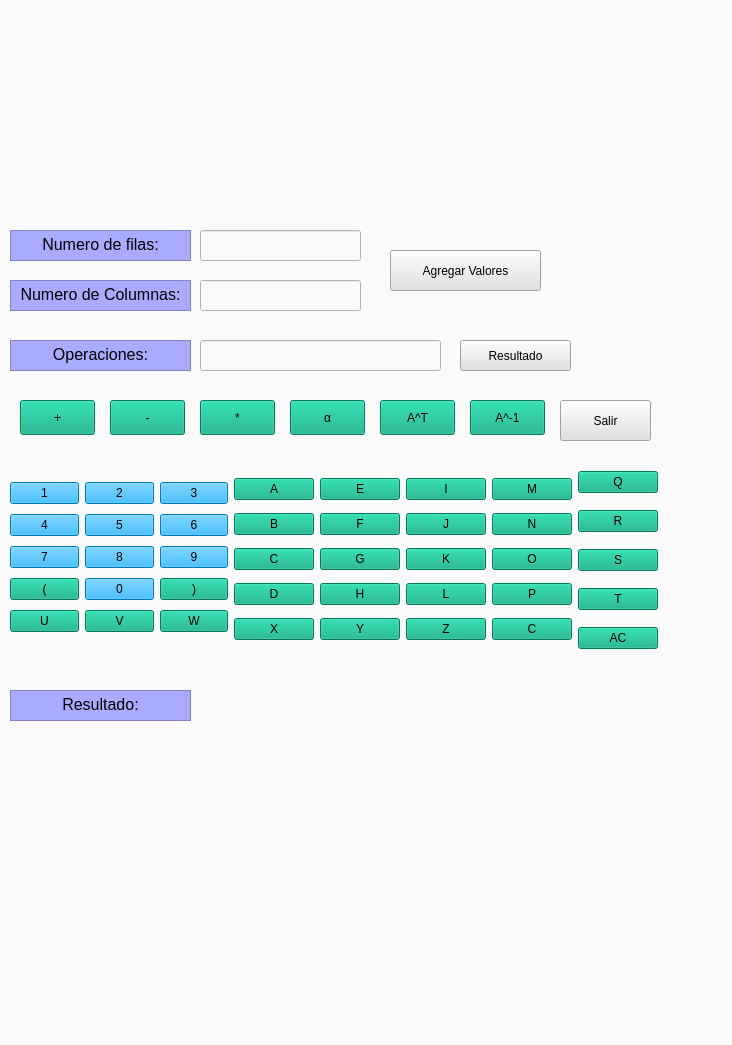
<?xml version="1.0" encoding="UTF-8"?>
<ui version="4.0">
 <class>Form</class>
 <widget class="QWidget" name="Form">
  <property name="geometry">
   <rect>
    <x>0</x>
    <y>0</y>
    <width>732</width>
    <height>1045</height>
   </rect>
  </property>
  <property name="windowTitle">
   <string>Calculadora de Matrices</string>
  </property>
  <property name="styleSheet">
   <string notr="true">background-color: rgb(250, 250, 250);
</string>
  </property>
  <widget class="QTextEdit" name="numerodefilas">
   <property name="geometry">
    <rect>
     <x>10</x>
     <y>230</y>
     <width>181</width>
     <height>31</height>
    </rect>
   </property>
   <property name="styleSheet">
    <string notr="true">font: 12pt &quot;Arial&quot;;
background-color: rgb(170, 170, 255);</string>
   </property>
   <property name="html">
    <string>&lt;!DOCTYPE HTML PUBLIC &quot;-//W3C//DTD HTML 4.0//EN&quot; &quot;http://www.w3.org/TR/REC-html40/strict.dtd&quot;&gt;
&lt;html&gt;&lt;head&gt;&lt;meta name=&quot;qrichtext&quot; content=&quot;1&quot; /&gt;&lt;style type=&quot;text/css&quot;&gt;
p, li { white-space: pre-wrap; }
&lt;/style&gt;&lt;/head&gt;&lt;body style=&quot; font-family:'Arial'; font-size:12pt; font-weight:400; font-style:normal;&quot;&gt;
&lt;p align=&quot;center&quot; style=&quot; margin-top:0px; margin-bottom:0px; margin-left:0px; margin-right:0px; -qt-block-indent:0; text-indent:0px;&quot;&gt;Numero de filas:&lt;/p&gt;&lt;/body&gt;&lt;/html&gt;</string>
   </property>
  </widget>
  <widget class="QLineEdit" name="numerdefilasedit">
   <property name="geometry">
    <rect>
     <x>200</x>
     <y>230</y>
     <width>161</width>
     <height>31</height>
    </rect>
   </property>
  </widget>
  <widget class="QTextEdit" name="numcolumnas">
   <property name="geometry">
    <rect>
     <x>10</x>
     <y>280</y>
     <width>181</width>
     <height>31</height>
    </rect>
   </property>
   <property name="styleSheet">
    <string notr="true">font: 12pt &quot;Arial&quot;;
background-color: rgb(170, 170, 255);</string>
   </property>
   <property name="html">
    <string>&lt;!DOCTYPE HTML PUBLIC &quot;-//W3C//DTD HTML 4.0//EN&quot; &quot;http://www.w3.org/TR/REC-html40/strict.dtd&quot;&gt;
&lt;html&gt;&lt;head&gt;&lt;meta name=&quot;qrichtext&quot; content=&quot;1&quot; /&gt;&lt;style type=&quot;text/css&quot;&gt;
p, li { white-space: pre-wrap; }
&lt;/style&gt;&lt;/head&gt;&lt;body style=&quot; font-family:'Arial'; font-size:12pt; font-weight:400; font-style:normal;&quot;&gt;
&lt;p align=&quot;center&quot; style=&quot; margin-top:0px; margin-bottom:0px; margin-left:0px; margin-right:0px; -qt-block-indent:0; text-indent:0px;&quot;&gt;Numero de Columnas:&lt;/p&gt;&lt;/body&gt;&lt;/html&gt;</string>
   </property>
  </widget>
  <widget class="QLineEdit" name="columnasedit">
   <property name="geometry">
    <rect>
     <x>200</x>
     <y>280</y>
     <width>161</width>
     <height>31</height>
    </rect>
   </property>
  </widget>
  <widget class="QPushButton" name="botonagregarvalores">
   <property name="geometry">
    <rect>
     <x>390</x>
     <y>250</y>
     <width>151</width>
     <height>41</height>
    </rect>
   </property>
   <property name="styleSheet">
    <string notr="true">background-color: rgb(225, 225, 225);
font: 87 12pt &quot;Arial Black&quot;;</string>
   </property>
   <property name="text">
    <string>Agregar Valores</string>
   </property>
  </widget>
  <widget class="QTextEdit" name="Operaciones">
   <property name="geometry">
    <rect>
     <x>10</x>
     <y>340</y>
     <width>181</width>
     <height>31</height>
    </rect>
   </property>
   <property name="styleSheet">
    <string notr="true">font: 12pt &quot;Arial&quot;;
background-color: rgb(170, 170, 255);</string>
   </property>
   <property name="html">
    <string>&lt;!DOCTYPE HTML PUBLIC &quot;-//W3C//DTD HTML 4.0//EN&quot; &quot;http://www.w3.org/TR/REC-html40/strict.dtd&quot;&gt;
&lt;html&gt;&lt;head&gt;&lt;meta name=&quot;qrichtext&quot; content=&quot;1&quot; /&gt;&lt;style type=&quot;text/css&quot;&gt;
p, li { white-space: pre-wrap; }
&lt;/style&gt;&lt;/head&gt;&lt;body style=&quot; font-family:'Arial'; font-size:12pt; font-weight:400; font-style:normal;&quot;&gt;
&lt;p align=&quot;center&quot; style=&quot; margin-top:0px; margin-bottom:0px; margin-left:0px; margin-right:0px; -qt-block-indent:0; text-indent:0px;&quot;&gt;Operaciones:&lt;/p&gt;&lt;/body&gt;&lt;/html&gt;</string>
   </property>
  </widget>
  <widget class="QLineEdit" name="Operacionesedit">
   <property name="geometry">
    <rect>
     <x>200</x>
     <y>340</y>
     <width>241</width>
     <height>31</height>
    </rect>
   </property>
   <property name="text">
    <string> </string>
   </property>
  </widget>
  <widget class="QPushButton" name="botonresultado">
   <property name="geometry">
    <rect>
     <x>460</x>
     <y>340</y>
     <width>111</width>
     <height>31</height>
    </rect>
   </property>
   <property name="styleSheet">
    <string notr="true">background-color: rgb(225, 225, 225);
font: 87 12pt &quot;Arial Black&quot;;</string>
   </property>
   <property name="text">
    <string>Resultado</string>
   </property>
  </widget>
  <widget class="QPushButton" name="botonsuma">
   <property name="geometry">
    <rect>
     <x>20</x>
     <y>400</y>
     <width>75</width>
     <height>35</height>
    </rect>
   </property>
   <property name="styleSheet">
    <string notr="true">background-color: rgb(0, 170, 127);
font: 87 14pt &quot;Arial Black&quot;;</string>
   </property>
   <property name="text">
    <string>+</string>
   </property>
   <property name="shortcut">
    <string>Esc</string>
   </property>
  </widget>
  <widget class="QPushButton" name="botonresta">
   <property name="geometry">
    <rect>
     <x>110</x>
     <y>400</y>
     <width>75</width>
     <height>35</height>
    </rect>
   </property>
   <property name="styleSheet">
    <string notr="true">background-color: rgb(0, 170, 127);
font: 87 14pt &quot;Arial Black&quot;;</string>
   </property>
   <property name="text">
    <string>-</string>
   </property>
   <property name="shortcut">
    <string>Esc</string>
   </property>
  </widget>
  <widget class="QPushButton" name="botonmultiplicar">
   <property name="geometry">
    <rect>
     <x>200</x>
     <y>400</y>
     <width>75</width>
     <height>35</height>
    </rect>
   </property>
   <property name="styleSheet">
    <string notr="true">background-color: rgb(0, 170, 127);
font: 87 14pt &quot;Arial Black&quot;;</string>
   </property>
   <property name="text">
    <string>*</string>
   </property>
   <property name="shortcut">
    <string>Esc</string>
   </property>
  </widget>
  <widget class="QPushButton" name="botonalfa">
   <property name="geometry">
    <rect>
     <x>290</x>
     <y>400</y>
     <width>75</width>
     <height>35</height>
    </rect>
   </property>
   <property name="styleSheet">
    <string notr="true">background-color: rgb(0, 170, 127);
font: 87 14pt &quot;Arial Black&quot;;</string>
   </property>
   <property name="text">
    <string>α</string>
   </property>
   <property name="shortcut">
    <string>Esc</string>
   </property>
  </widget>
  <widget class="QPushButton" name="botonTranspuesta">
   <property name="geometry">
    <rect>
     <x>380</x>
     <y>400</y>
     <width>75</width>
     <height>35</height>
    </rect>
   </property>
   <property name="styleSheet">
    <string notr="true">background-color: rgb(0, 170, 127);
font: 87 14pt &quot;Arial Black&quot;;</string>
   </property>
   <property name="text">
    <string>A^T</string>
   </property>
   <property name="shortcut">
    <string>Esc</string>
   </property>
  </widget>
  <widget class="QPushButton" name="botoninversa">
   <property name="geometry">
    <rect>
     <x>470</x>
     <y>400</y>
     <width>75</width>
     <height>35</height>
    </rect>
   </property>
   <property name="styleSheet">
    <string notr="true">background-color: rgb(0, 170, 127);
font: 87 14pt &quot;Arial Black&quot;;</string>
   </property>
   <property name="text">
    <string>A^-1</string>
   </property>
   <property name="shortcut">
    <string>Esc</string>
   </property>
  </widget>
  <widget class="QTextEdit" name="Resultado">
   <property name="geometry">
    <rect>
     <x>10</x>
     <y>690</y>
     <width>181</width>
     <height>31</height>
    </rect>
   </property>
   <property name="styleSheet">
    <string notr="true">font: 12pt &quot;Arial&quot;;
background-color: rgb(170, 170, 255);</string>
   </property>
   <property name="html">
    <string>&lt;!DOCTYPE HTML PUBLIC &quot;-//W3C//DTD HTML 4.0//EN&quot; &quot;http://www.w3.org/TR/REC-html40/strict.dtd&quot;&gt;
&lt;html&gt;&lt;head&gt;&lt;meta name=&quot;qrichtext&quot; content=&quot;1&quot; /&gt;&lt;style type=&quot;text/css&quot;&gt;
p, li { white-space: pre-wrap; }
&lt;/style&gt;&lt;/head&gt;&lt;body style=&quot; font-family:'Arial'; font-size:12pt; font-weight:400; font-style:normal;&quot;&gt;
&lt;p align=&quot;center&quot; style=&quot; margin-top:0px; margin-bottom:0px; margin-left:0px; margin-right:0px; -qt-block-indent:0; text-indent:0px;&quot;&gt;Resultado:&lt;/p&gt;&lt;/body&gt;&lt;/html&gt;</string>
   </property>
  </widget>
  <widget class="QLabel" name="labelresultado">
   <property name="geometry">
    <rect>
     <x>200</x>
     <y>690</y>
     <width>331</width>
     <height>121</height>
    </rect>
   </property>
   <property name="text">
    <string/>
   </property>
  </widget>
  <widget class="QPushButton" name="pushButton_11">
   <property name="geometry">
    <rect>
     <x>560</x>
     <y>400</y>
     <width>91</width>
     <height>41</height>
    </rect>
   </property>
   <property name="styleSheet">
    <string notr="true">background-color: rgb(225, 225, 225);
font: 87 12pt &quot;Arial Black&quot;;</string>
   </property>
   <property name="text">
    <string>Salir</string>
   </property>
  </widget>
  <widget class="QWidget" name="">
   <property name="geometry">
    <rect>
     <x>10</x>
     <y>460</y>
     <width>648</width>
     <height>205</height>
    </rect>
   </property>
   <layout class="QGridLayout" name="gridLayout_3">
    <item row="0" column="0" rowspan="5">
     <layout class="QGridLayout" name="gridLayout_2">
      <item row="2" column="1">
       <widget class="QPushButton" name="botonC">
        <property name="styleSheet">
         <string notr="true">background-color: rgb(0, 170, 127);
font: 87 14pt &quot;Arial Black&quot;;</string>
        </property>
        <property name="text">
         <string>C</string>
        </property>
        <property name="shortcut">
         <string>*</string>
        </property>
       </widget>
      </item>
      <item row="3" column="4">
       <widget class="QPushButton" name="botonP">
        <property name="styleSheet">
         <string notr="true">font: 87 14pt &quot;Arial Black&quot;;
background-color: rgb(0, 170, 127);</string>
        </property>
        <property name="text">
         <string>P</string>
        </property>
        <property name="shortcut">
         <string>+</string>
        </property>
       </widget>
      </item>
      <item row="0" column="1">
       <widget class="QPushButton" name="botonA">
        <property name="styleSheet">
         <string notr="true">font: 87 14pt &quot;Arial Black&quot;;
background-color: rgb(0, 170, 127);</string>
        </property>
        <property name="text">
         <string>A</string>
        </property>
        <property name="shortcut">
         <string>+</string>
        </property>
       </widget>
      </item>
      <item row="2" column="2">
       <widget class="QPushButton" name="botonG">
        <property name="styleSheet">
         <string notr="true">font: 87 14pt &quot;Arial Black&quot;;
background-color: rgb(0, 170, 127);</string>
        </property>
        <property name="text">
         <string>G</string>
        </property>
        <property name="shortcut">
         <string>+</string>
        </property>
       </widget>
      </item>
      <item row="1" column="2">
       <widget class="QPushButton" name="botonF">
        <property name="styleSheet">
         <string notr="true">font: 87 14pt &quot;Arial Black&quot;;
background-color: rgb(0, 170, 127);</string>
        </property>
        <property name="text">
         <string>F</string>
        </property>
        <property name="shortcut">
         <string>+</string>
        </property>
       </widget>
      </item>
      <item row="2" column="3">
       <widget class="QPushButton" name="botonK">
        <property name="styleSheet">
         <string notr="true">font: 87 14pt &quot;Arial Black&quot;;
background-color: rgb(0, 170, 127);</string>
        </property>
        <property name="text">
         <string>K</string>
        </property>
        <property name="shortcut">
         <string>+</string>
        </property>
       </widget>
      </item>
      <item row="0" column="0" rowspan="5">
       <layout class="QGridLayout" name="gridLayout">
        <item row="1" column="0">
         <widget class="QPushButton" name="botonCuatro">
          <property name="styleSheet">
           <string notr="true">background-color: rgb(0, 170, 255);
font: 87 14pt &quot;Arial Black&quot;;</string>
          </property>
          <property name="text">
           <string>4</string>
          </property>
          <property name="shortcut">
           <string>4</string>
          </property>
         </widget>
        </item>
        <item row="1" column="2">
         <widget class="QPushButton" name="botonSeis">
          <property name="styleSheet">
           <string notr="true">background-color: rgb(0, 170, 255);
font: 87 14pt &quot;Arial Black&quot;;</string>
          </property>
          <property name="text">
           <string>6</string>
          </property>
          <property name="shortcut">
           <string>6</string>
          </property>
         </widget>
        </item>
        <item row="3" column="2">
         <widget class="QPushButton" name="botonCerrado">
          <property name="styleSheet">
           <string notr="true">background-color: rgb(0, 170, 127);
font: 87 14pt &quot;Arial Black&quot;;</string>
          </property>
          <property name="text">
           <string>)</string>
          </property>
          <property name="shortcut">
           <string>)</string>
          </property>
         </widget>
        </item>
        <item row="0" column="0">
         <widget class="QPushButton" name="botonUno">
          <property name="styleSheet">
           <string notr="true">background-color: rgb(0, 170, 255);
font: 87 14pt &quot;Arial Black&quot;;</string>
          </property>
          <property name="text">
           <string>1</string>
          </property>
          <property name="shortcut">
           <string>1</string>
          </property>
         </widget>
        </item>
        <item row="0" column="2">
         <widget class="QPushButton" name="botonTres">
          <property name="styleSheet">
           <string notr="true">background-color: rgb(0, 170, 255);
font: 87 14pt &quot;Arial Black&quot;;</string>
          </property>
          <property name="text">
           <string>3</string>
          </property>
          <property name="shortcut">
           <string>3</string>
          </property>
         </widget>
        </item>
        <item row="2" column="2">
         <widget class="QPushButton" name="botonNueve">
          <property name="styleSheet">
           <string notr="true">background-color: rgb(0, 170, 255);
font: 87 14pt &quot;Arial Black&quot;;</string>
          </property>
          <property name="text">
           <string>9</string>
          </property>
          <property name="shortcut">
           <string>9</string>
          </property>
         </widget>
        </item>
        <item row="3" column="1">
         <widget class="QPushButton" name="botonCero">
          <property name="styleSheet">
           <string notr="true">background-color: rgb(0, 170, 255);
font: 87 14pt &quot;Arial Black&quot;;</string>
          </property>
          <property name="text">
           <string>0</string>
          </property>
          <property name="shortcut">
           <string>0</string>
          </property>
         </widget>
        </item>
        <item row="0" column="1">
         <widget class="QPushButton" name="botonDos">
          <property name="styleSheet">
           <string notr="true">background-color: rgb(0, 170, 255);
font: 87 14pt &quot;Arial Black&quot;;</string>
          </property>
          <property name="text">
           <string>2</string>
          </property>
          <property name="shortcut">
           <string>2</string>
          </property>
         </widget>
        </item>
        <item row="2" column="0">
         <widget class="QPushButton" name="botonSiete">
          <property name="styleSheet">
           <string notr="true">background-color: rgb(0, 170, 255);
font: 87 14pt &quot;Arial Black&quot;;</string>
          </property>
          <property name="text">
           <string>7</string>
          </property>
          <property name="shortcut">
           <string>7</string>
          </property>
         </widget>
        </item>
        <item row="1" column="1">
         <widget class="QPushButton" name="botonCinco">
          <property name="styleSheet">
           <string notr="true">background-color: rgb(0, 170, 255);
font: 87 14pt &quot;Arial Black&quot;;</string>
          </property>
          <property name="text">
           <string>5</string>
          </property>
          <property name="shortcut">
           <string>5</string>
          </property>
         </widget>
        </item>
        <item row="2" column="1">
         <widget class="QPushButton" name="botonOcho">
          <property name="styleSheet">
           <string notr="true">background-color: rgb(0, 170, 255);
font: 87 14pt &quot;Arial Black&quot;;</string>
          </property>
          <property name="text">
           <string>8</string>
          </property>
          <property name="shortcut">
           <string>8</string>
          </property>
         </widget>
        </item>
        <item row="3" column="0">
         <widget class="QPushButton" name="botonCabierto">
          <property name="styleSheet">
           <string notr="true">font: 87 14pt &quot;Arial Black&quot;;
background-color: rgb(0, 170, 127);</string>
          </property>
          <property name="text">
           <string>(</string>
          </property>
          <property name="shortcut">
           <string>(</string>
          </property>
         </widget>
        </item>
        <item row="4" column="2">
         <widget class="QPushButton" name="botonW">
          <property name="styleSheet">
           <string notr="true">font: 87 14pt &quot;Arial Black&quot;;
background-color: rgb(0, 170, 127);</string>
          </property>
          <property name="text">
           <string>W</string>
          </property>
          <property name="shortcut">
           <string>(</string>
          </property>
         </widget>
        </item>
        <item row="4" column="1">
         <widget class="QPushButton" name="botonV">
          <property name="styleSheet">
           <string notr="true">background-color: rgb(0, 170, 127);
font: 87 14pt &quot;Arial Black&quot;;</string>
          </property>
          <property name="text">
           <string>V</string>
          </property>
          <property name="shortcut">
           <string>.</string>
          </property>
         </widget>
        </item>
        <item row="4" column="0">
         <widget class="QPushButton" name="botonU">
          <property name="styleSheet">
           <string notr="true">font: 87 14pt &quot;Arial Black&quot;;
background-color: rgb(0, 170, 127);</string>
          </property>
          <property name="text">
           <string>U</string>
          </property>
          <property name="shortcut">
           <string>(</string>
          </property>
         </widget>
        </item>
       </layout>
      </item>
      <item row="3" column="3">
       <widget class="QPushButton" name="botonL">
        <property name="styleSheet">
         <string notr="true">font: 87 14pt &quot;Arial Black&quot;;
background-color: rgb(0, 170, 127);</string>
        </property>
        <property name="text">
         <string>L</string>
        </property>
        <property name="shortcut">
         <string>+</string>
        </property>
       </widget>
      </item>
      <item row="0" column="3">
       <widget class="QPushButton" name="botonI">
        <property name="styleSheet">
         <string notr="true">font: 87 14pt &quot;Arial Black&quot;;
background-color: rgb(0, 170, 127);</string>
        </property>
        <property name="text">
         <string>I</string>
        </property>
        <property name="shortcut">
         <string>+</string>
        </property>
       </widget>
      </item>
      <item row="1" column="4">
       <widget class="QPushButton" name="botonN">
        <property name="styleSheet">
         <string notr="true">font: 87 14pt &quot;Arial Black&quot;;
background-color: rgb(0, 170, 127);</string>
        </property>
        <property name="text">
         <string>N</string>
        </property>
        <property name="shortcut">
         <string>+</string>
        </property>
       </widget>
      </item>
      <item row="0" column="2">
       <widget class="QPushButton" name="botonE">
        <property name="styleSheet">
         <string notr="true">font: 87 14pt &quot;Arial Black&quot;;
background-color: rgb(0, 170, 127);</string>
        </property>
        <property name="text">
         <string>E</string>
        </property>
        <property name="shortcut">
         <string>+</string>
        </property>
       </widget>
      </item>
      <item row="3" column="2">
       <widget class="QPushButton" name="botonH">
        <property name="styleSheet">
         <string notr="true">font: 87 14pt &quot;Arial Black&quot;;
background-color: rgb(0, 170, 127);</string>
        </property>
        <property name="text">
         <string>H</string>
        </property>
        <property name="shortcut">
         <string>+</string>
        </property>
       </widget>
      </item>
      <item row="3" column="1">
       <widget class="QPushButton" name="botonD">
        <property name="styleSheet">
         <string notr="true">font: 87 14pt &quot;Arial Black&quot;;
background-color: rgb(0, 170, 127);</string>
        </property>
        <property name="text">
         <string>D</string>
        </property>
        <property name="shortcut">
         <string>/</string>
        </property>
       </widget>
      </item>
      <item row="1" column="3">
       <widget class="QPushButton" name="botonJ">
        <property name="styleSheet">
         <string notr="true">font: 87 14pt &quot;Arial Black&quot;;
background-color: rgb(0, 170, 127);</string>
        </property>
        <property name="text">
         <string>J</string>
        </property>
        <property name="shortcut">
         <string>+</string>
        </property>
       </widget>
      </item>
      <item row="2" column="4">
       <widget class="QPushButton" name="botonO">
        <property name="styleSheet">
         <string notr="true">font: 87 14pt &quot;Arial Black&quot;;
background-color: rgb(0, 170, 127);</string>
        </property>
        <property name="text">
         <string>O</string>
        </property>
        <property name="shortcut">
         <string>+</string>
        </property>
       </widget>
      </item>
      <item row="0" column="4">
       <widget class="QPushButton" name="botonM">
        <property name="styleSheet">
         <string notr="true">font: 87 14pt &quot;Arial Black&quot;;
background-color: rgb(0, 170, 127);</string>
        </property>
        <property name="text">
         <string>M</string>
        </property>
        <property name="shortcut">
         <string>+</string>
        </property>
       </widget>
      </item>
      <item row="1" column="1">
       <widget class="QPushButton" name="botonB">
        <property name="styleSheet">
         <string notr="true">font: 87 14pt &quot;Arial Black&quot;;
background-color: rgb(0, 170, 127);</string>
        </property>
        <property name="text">
         <string>B</string>
        </property>
        <property name="shortcut">
         <string>-</string>
        </property>
       </widget>
      </item>
      <item row="4" column="4">
       <widget class="QPushButton" name="botonborrar">
        <property name="styleSheet">
         <string notr="true">font: 87 14pt &quot;Arial Black&quot;;
background-color: rgb(0, 170, 127);</string>
        </property>
        <property name="text">
         <string>C</string>
        </property>
       </widget>
      </item>
      <item row="4" column="3">
       <widget class="QPushButton" name="botonZ">
        <property name="styleSheet">
         <string notr="true">background-color: rgb(0, 170, 127);
font: 87 14pt &quot;Arial Black&quot;;</string>
        </property>
        <property name="text">
         <string>Z</string>
        </property>
        <property name="shortcut">
         <string>Esc</string>
        </property>
       </widget>
      </item>
      <item row="4" column="2">
       <widget class="QPushButton" name="botonY">
        <property name="styleSheet">
         <string notr="true">font: 87 14pt &quot;Arial Black&quot;;
background-color: rgb(0, 170, 127);</string>
        </property>
        <property name="text">
         <string>Y</string>
        </property>
        <property name="shortcut">
         <string>+</string>
        </property>
       </widget>
      </item>
      <item row="4" column="1">
       <widget class="QPushButton" name="botonX">
        <property name="styleSheet">
         <string notr="true">font: 87 14pt &quot;Arial Black&quot;;
background-color: rgb(0, 170, 127);</string>
        </property>
        <property name="text">
         <string>X</string>
        </property>
        <property name="shortcut">
         <string>%</string>
        </property>
       </widget>
      </item>
     </layout>
    </item>
    <item row="0" column="1">
     <widget class="QPushButton" name="botonQ">
      <property name="styleSheet">
       <string notr="true">font: 87 14pt &quot;Arial Black&quot;;
background-color: rgb(0, 170, 127);</string>
      </property>
      <property name="text">
       <string>Q</string>
      </property>
     </widget>
    </item>
    <item row="1" column="1">
     <widget class="QPushButton" name="botonR">
      <property name="styleSheet">
       <string notr="true">font: 87 14pt &quot;Arial Black&quot;;
background-color: rgb(0, 170, 127);</string>
      </property>
      <property name="text">
       <string>R</string>
      </property>
     </widget>
    </item>
    <item row="2" column="1">
     <widget class="QPushButton" name="botonS">
      <property name="styleSheet">
       <string notr="true">font: 87 14pt &quot;Arial Black&quot;;
background-color: rgb(0, 170, 127);</string>
      </property>
      <property name="text">
       <string>S</string>
      </property>
     </widget>
    </item>
    <item row="3" column="1">
     <widget class="QPushButton" name="botonT">
      <property name="styleSheet">
       <string notr="true">font: 87 14pt &quot;Arial Black&quot;;
background-color: rgb(0, 170, 127);</string>
      </property>
      <property name="text">
       <string>T</string>
      </property>
     </widget>
    </item>
    <item row="4" column="1">
     <widget class="QPushButton" name="botoneliminartodo">
      <property name="styleSheet">
       <string notr="true">font: 87 14pt &quot;Arial Black&quot;;
background-color: rgb(0, 170, 127);</string>
      </property>
      <property name="text">
       <string>AC</string>
      </property>
     </widget>
    </item>
   </layout>
  </widget>
 </widget>
 <resources/>
 <connections/>
</ui>
